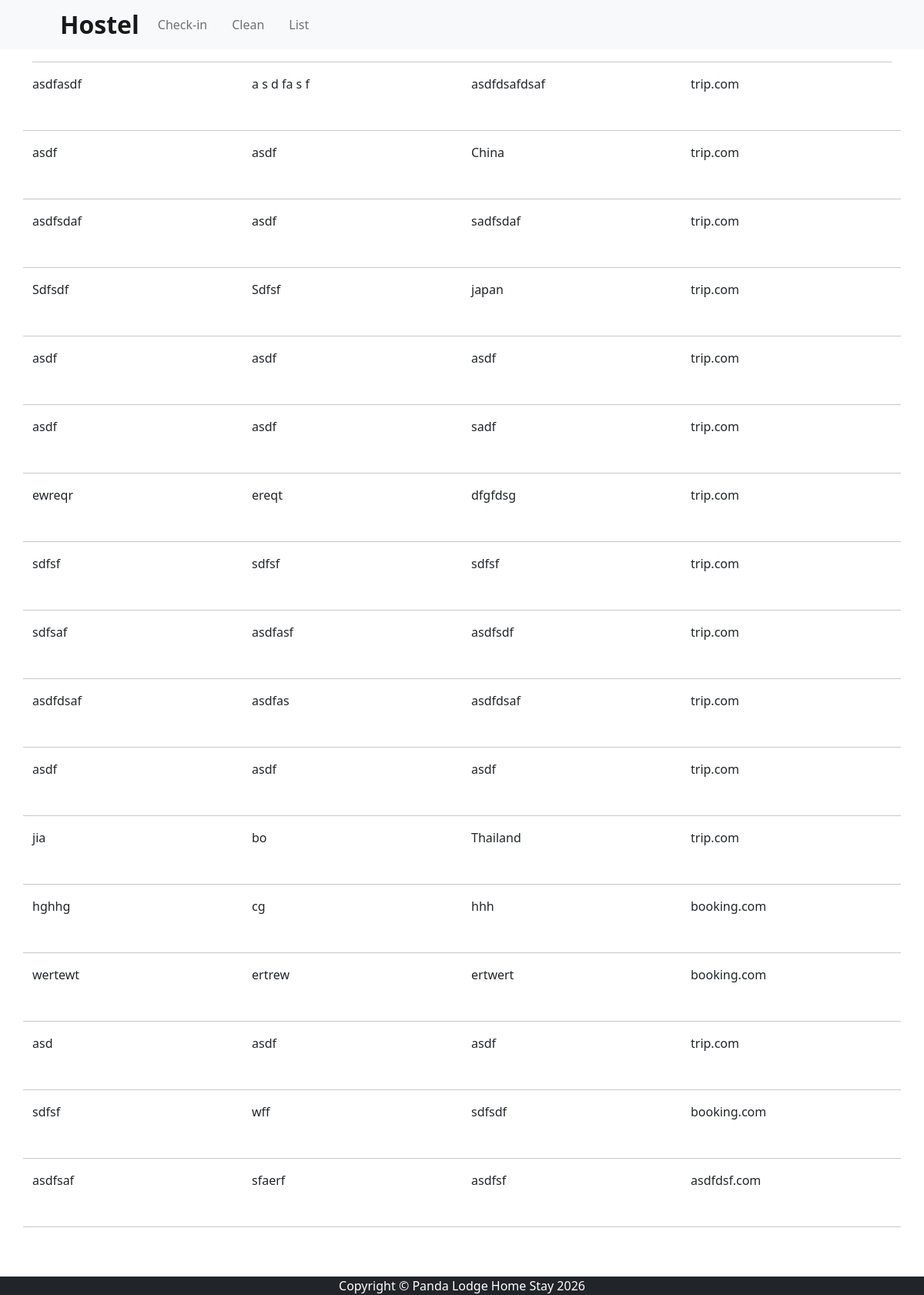
The page /hostel/glist/ (signed in) on the database its author committed.
### hostel/models.py (models this page shows, shortened)
class Guest(models.Model):
    date_modified = models.DateTimeField(auto_now=True)
    givenname = models.CharField(max_length=30, blank=True)
    surname = models.CharField(max_length=30, blank=True)
    country = models.CharField(max_length=30, blank=True)
    platform = models.CharField(max_length=30, blank=True)
    passport = CloudinaryField('image', blank=False, null=False)
    selfie = CloudinaryField('image', blank=False, null=False)
    terms_answers = models.JSONField(default=dict, blank=True)

### hostel/views.py (the view)
# urls.py: path('glist/', views.gList, name='glist'),
def gList(request):
    if not request.session.get('access_granted'):
        return redirect(f"/hostel/access/?next=/hostel/glist/")
    guests = Guest.objects.all().order_by('-id')
    return render(request, 'hostel/glist.html', {'guest': guests})

### cart/context_processors.py (called while the page is built)
def cart(request):
    return {'cart': Cart(request)}

### hostel/context_processors.py (called while the page is built)
def language(request):
    return {
        'lang': request.session.get('lang', 'en')
    }

### store/context_processors.py (called while the page is built)
def base_breadcrumbs(request):
    path = request.path
    parts = path.strip('/').split('/')
    breadcrumbs = []
    url = ''
    for part in parts:
        url += f'/{part}'
        breadcrumbs.append({'name': part.replace('_', ' ').capitalize(), 'url': url})
    return {'breadcrumbs': breadcrumbs}

### hostel/templates/hostel/glist.html (shortened to what this page needs)
{% extends 'hostel/h_base.html' %}
{% block content %}
<div class="container">
    <hr>
    {% for g in guest %}
        <div class="row">
            <div class="col-3">{{ g.surname }}</div>
            <div class="col-3">{{ g.givenname }}</div>
            <div class="col-3">{{ g.country }}</div>
            <div class="col-3 mb-2">{{ g.platform }}.com</div>
            <div class="col-6 mb-3">
            </div>
            <div class="col-6">
            </div>
            <hr>
        </div>
    {% empty %}
        <p>No guests found.</p>
    {% endfor %}
</div>
<br/><br/>
{% endblock %}

### static/css/styles_customized.css (style rules this page uses)
html, body { height: 100%; margin: 0; display: flex; flex-direction: column; }

### rows shown on the page
Guest: surname "asdfasdf", givenname "a s d fa s f", country "asdfdsafdsaf", platform "trip"
Guest: surname "asdf", givenname "asdf", country "China", platform "trip"
Guest: surname "asdfsdaf", givenname "asdf", country "sadfsdaf", platform "trip"
Guest: surname "Sdfsdf", givenname "Sdfsf", country "japan", platform "trip"
Guest: surname "asdf", givenname "asdf", country "asdf", platform "trip"
Guest: surname "asdf", givenname "asdf", country "sadf", platform "trip"
Guest: surname "ewreqr", givenname "ereqt", country "dfgfdsg", platform "trip"
Guest: surname "sdfsf", givenname "sdfsf", country "sdfsf", platform "trip"
Guest: surname "sdfsaf", givenname "asdfasf", country "asdfsdf", platform "trip"
Guest: surname "asdfdsaf", givenname "asdfas", country "asdfdsaf", platform "trip"
Guest: surname "asdf", givenname "asdf", country "asdf", platform "trip"
Guest: surname "jia", givenname "bo", country "Thailand", platform "trip"
Guest: surname "hghhg", givenname "cg", country "hhh", platform "booking"
Guest: surname "wertewt", givenname "ertrew", country "ertwert", platform "booking"
Guest: surname "asd", givenname "asdf", country "asdf", platform "trip"
Guest: surname "sdfsf", givenname "wff", country "sdfsdf", platform "booking"
Guest: surname "asdfsaf", givenname "sfaerf", country "asdfsf", platform "asdfdsf"
